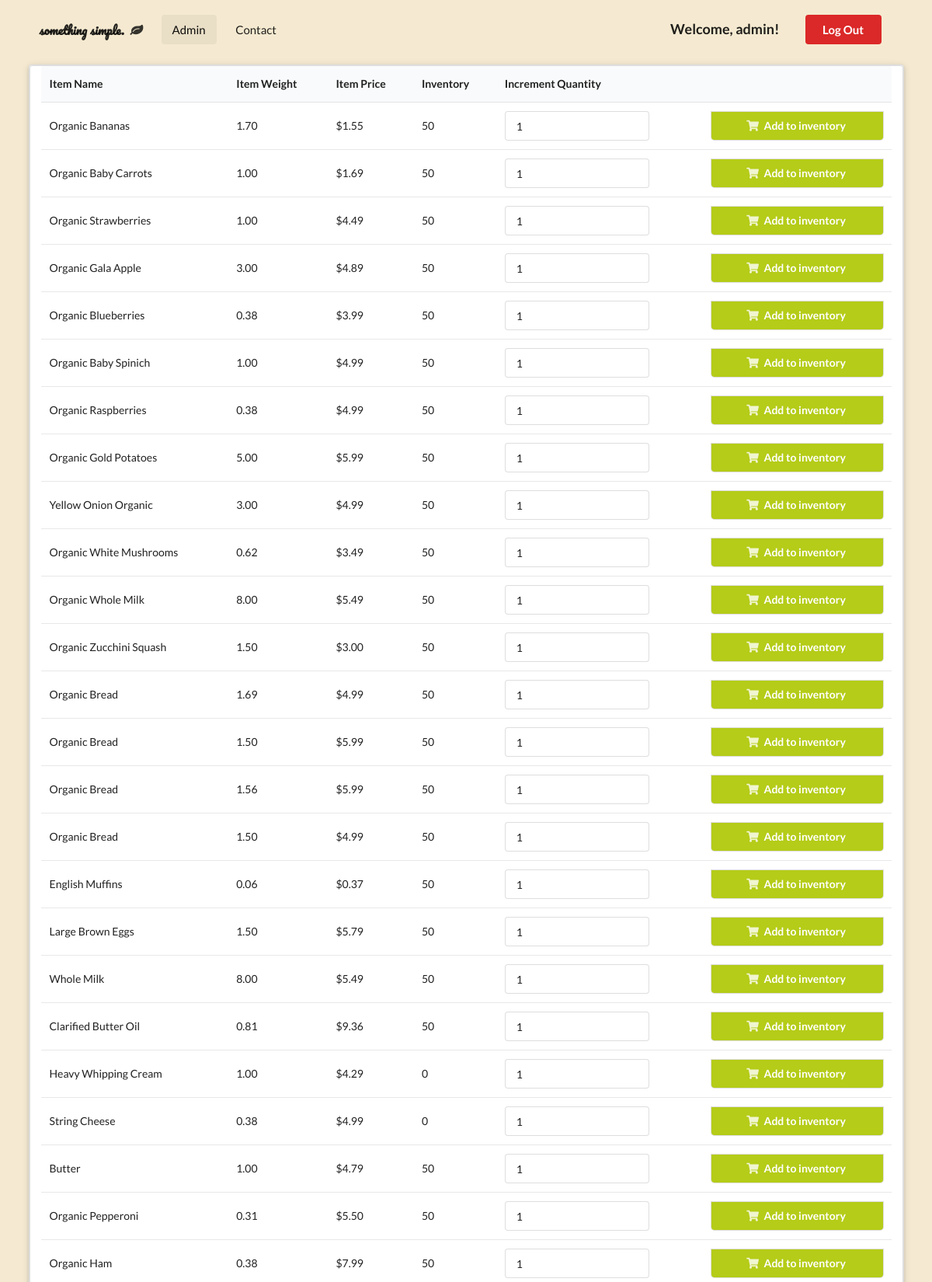
The app's page /adminHome.php (signed in, upper part) with its own data.
### tables this page shows
CREATE TABLE `item` (
  `item_id` int(11) NOT NULL,
  `item_category` varchar(128) DEFAULT NULL,
  `item_name` varchar(128) DEFAULT NULL,
  `item_desc` varchar(128) DEFAULT NULL,
  `item_price` varchar(128) DEFAULT NULL,
  `item_weight` varchar(128) DEFAULT NULL,
  `item_weight_unit` varchar(4) DEFAULT NULL,
  `inventory` int(11) DEFAULT NULL,
  `image` varchar(255) DEFAULT NULL
);

### adminHome.php (the view, shortened to what this page needs)
<?php
  function query($query)
  {
      $connect = mysqli_connect('localhost','OFS','sesame','OFS');
      $result = mysqli_query($connect, $query);
      while($row=mysqli_fetch_assoc($result))
      {
          $set[] = $row;
      }
      if (!empty($set))
      {
        return $set;
      }
  }
?>
<!DOCTYPE html>
<html>
<head>
  <link rel="stylesheet" type="text/css" href="https://cdnjs.cloudflare.com/ajax/libs/semantic-ui/2.3.3/semantic.css">
</head>
<body>
  <div class="pusher">
    <section class="masthead">
      <div class="ui container">
        <div class="ui large secondary menu">
          <div class="header item">
            <span>something simple.</span>
            <i class="leaf icon"></i>
          </div>
          <a class="active item">Admin</a>
          <a href="contact.php" class="item">Contact</a>
          <div class="right item">
            <h3>Welcome, <?php echo $_SESSION['username']['username']; ?>!</h3>
            <a class="ui negative button" href="index.php">Log Out</a>
          </div>
        </div>
        <div class="ui raised segment container">
          <div class="ui grid">
            <?php
              $items = query("SELECT * FROM item");
              echo "<table class='ui striped table'>
              <thead>
                <tr>
                <th>Item Name</th>
                <th>Item Weight</th>
                <th>Item Price</th>
                <th>Inventory</th>
                <th>Increment Quantity</th>
                <th></th>
                </tr>
              </thead>";
              if (!empty($items))
              {
                foreach($items as $key=>$value)
                {
            ?>
                  <form method="post" action="adminHome.php?action=add&item_id=<?php echo $items[$key]["item_id"]; ?>">
                    <tr>
                      <td><?php echo $items[$key]["item_name"]; ?></td>
                      <td><?php echo $items[$key]["item_weight"];?></td>
                      <td><?php echo "$".$items[$key]["item_price"]; ?></td>
                      <td><?php echo $items[$key]["inventory"];?></td>
                      <td><span class="ui input"><input type="number"name="quantity" min="0" value="1"/></span></td>
                      <td><button class="ui bottom attached olive fluid button" type="submit"><i class="shop icon"></i>Add to inventory</button></td>
                    </tr>
                  </form>
                  <?php
                }
                ?>
              </table>
              <?php
              }
            ?>
          </div>
        </div>
    </section>
  </div>
</body>
</html>

### adminHome.php (style rules this page uses)
.masthead { min-height: 700px; padding: 0.5em 0em; background: #F5EAD1 url('images/web-graphics/leaf-watermark.png'); background-size: 600px; background-repeat: no-repeat; background-position: left bottom; left: -2em; bottom: -2em; }
.masthead .container .header span { font-family: 'Pacifico', cursive; }
.masthead .container .header i { padding: 0 0.5em; }
.masthead .container .right .button { margin: 0 1em !important; }
.masthead .container .right h3 { margin: 0 1em !important; }

### records on screen
item: item_name "Organic Bananas", item_weight "1.70", item_price "1.55", inventory "50"
item: item_name "Organic Baby Carrots", item_weight "1.00", item_price "1.69", inventory "50"
item: item_name "Organic Strawberries", item_weight "1.00", item_price "4.49", inventory "50"
item: item_name "Organic Gala Apple", item_weight "3.00", item_price "4.89", inventory "50"
item: item_name "Organic Blueberries", item_weight "0.38", item_price "3.99", inventory "50"
item: item_name "Organic Baby Spinich", item_weight "1.00", item_price "4.99", inventory "50"
item: item_name "Organic Raspberries", item_weight "0.38", item_price "4.99", inventory "50"
item: item_name "Organic Gold Potatoes", item_weight "5.00", item_price "5.99", inventory "50"
item: item_name "Yellow Onion Organic", item_weight "3.00", item_price "4.99", inventory "50"
item: item_name "Organic White Mushrooms", item_weight "0.62", item_price "3.49", inventory "50"
item: item_name "Organic Whole Milk", item_weight "8.00", item_price "5.49", inventory "50"
item: item_name "Organic Zucchini Squash", item_weight "1.50", item_price "3.00", inventory "50"
item: item_name "Organic Bread", item_weight "1.69", item_price "4.99", inventory "50"
item: item_name "Organic Bread", item_weight "1.50", item_price "5.99", inventory "50"
item: item_name "Organic Bread", item_weight "1.56", item_price "5.99", inventory "50"
item: item_name "Organic Bread", item_weight "1.50", item_price "4.99", inventory "50"
item: item_name "English Muffins", item_weight "0.06", item_price "0.37", inventory "50"
item: item_name "Large Brown Eggs", item_weight "1.50", item_price "5.79", inventory "50"
item: item_name "Whole Milk", item_weight "8.00", item_price "5.49", inventory "50"
item: item_name "Clarified Butter Oil", item_weight "0.81", item_price "9.36", inventory "50"
item: item_name "Heavy Whipping Cream", item_weight "1.00", item_price "4.29", inventory "0"
item: item_name "String Cheese", item_weight "0.38", item_price "4.99", inventory "0"
item: item_name "Butter", item_weight "1.00", item_price "4.79", inventory "50"
item: item_name "Organic Pepperoni", item_weight "0.31", item_price "5.50", inventory "50"
item: item_name "Organic Ham", item_weight "0.38", item_price "7.99", inventory "50"

### other values on screen
$_SESSION['username']['username'] "admin"
